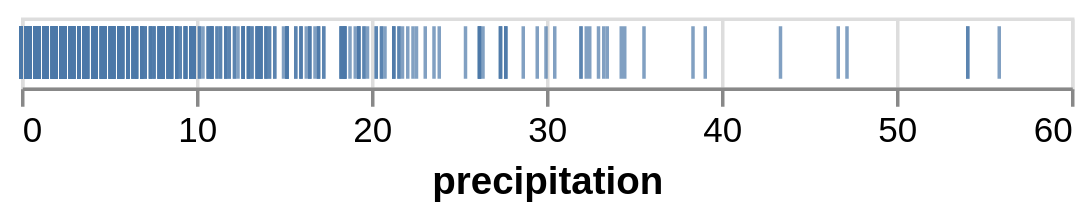

Vega-Lite specification stored for this chart:
### Vega-Lite specification from a JSON file in a GitHub repository (floating-point values rounded to 4 significant figures; data arrays with more than 128 entries replaced by an {"elided": "..."} marker saying what was removed)
{"$schema": "https://vega.github.io/schema/vega-lite/v4.json", "data": {"values": {"elided": "1461 records"}}, "mark": "tick", "encoding": {"x": {"field": "precipitation", "type": "quantitative"}}}
